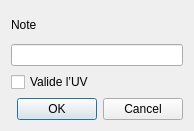
<?xml version="1.0" encoding="UTF-8"?>
<ui version="4.0">
 <class>AddNoteDialog</class>
 <widget class="QDialog" name="AddNoteDialog">
  <property name="geometry">
   <rect>
    <x>0</x>
    <y>0</y>
    <width>194</width>
    <height>131</height>
   </rect>
  </property>
  <property name="windowTitle">
   <string>Dialog</string>
  </property>
  <layout class="QVBoxLayout" name="verticalLayout">
   <item>
    <widget class="QLabel" name="label">
     <property name="text">
      <string>Note</string>
     </property>
    </widget>
   </item>
   <item>
    <widget class="QLineEdit" name="nomEdit"/>
   </item>
   <item>
    <widget class="QCheckBox" name="checkBox">
     <property name="text">
      <string>Valide l’UV</string>
     </property>
    </widget>
   </item>
   <item>
    <widget class="QDialogButtonBox" name="buttonBox">
     <property name="orientation">
      <enum>Qt::Horizontal</enum>
     </property>
     <property name="standardButtons">
      <set>QDialogButtonBox::Cancel|QDialogButtonBox::Ok</set>
     </property>
    </widget>
   </item>
  </layout>
 </widget>
 <resources/>
 <connections>
  <connection>
   <sender>buttonBox</sender>
   <signal>accepted()</signal>
   <receiver>AddNoteDialog</receiver>
   <slot>createNote()</slot>
   <hints>
    <hint type="sourcelabel">
     <x>248</x>
     <y>254</y>
    </hint>
    <hint type="destinationlabel">
     <x>157</x>
     <y>274</y>
    </hint>
   </hints>
  </connection>
  <connection>
   <sender>buttonBox</sender>
   <signal>rejected()</signal>
   <receiver>AddNoteDialog</receiver>
   <slot>reject()</slot>
   <hints>
    <hint type="sourcelabel">
     <x>316</x>
     <y>260</y>
    </hint>
    <hint type="destinationlabel">
     <x>286</x>
     <y>274</y>
    </hint>
   </hints>
  </connection>
 </connections>
 <slots>
  <slot>createNote()</slot>
 </slots>
</ui>
